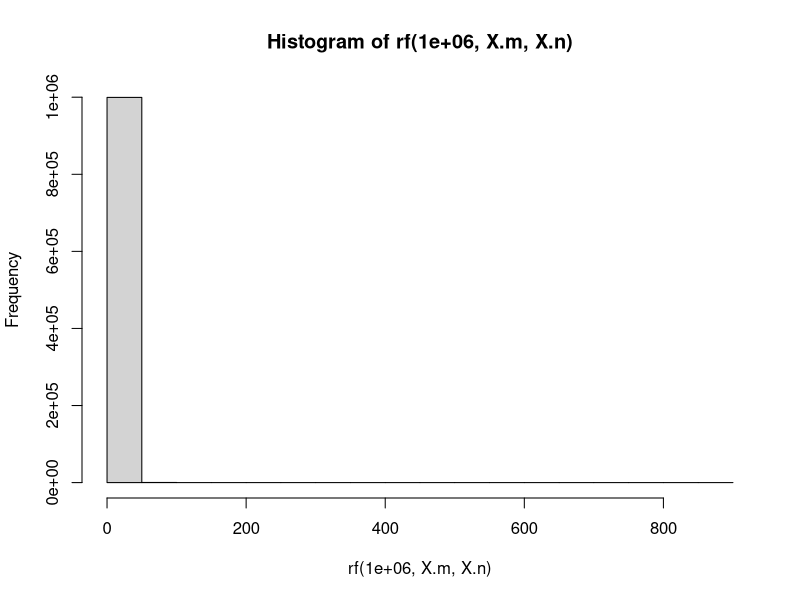

Write the R code that produced this figure.
# Clint Valentine
# 09/21/2016
#78%
# 1 should be (b), because x>1 and we cannot start from 0 (-5)
# 2(b) is slightly higher than what I would expect.
# 6) Var(Y) will be 16*10=160 and it won't be chi-sq (-4)
# 7(c) should be dbinom (-3)
# 8) I see the code. I don't see any answers or output. (-10)

rm(list=ls())

# Problem 1
cat("Problem 1: \nAnswer: a\n\n")

# Problem 2

cat("Problem 2:\n")
cat("For f(x)=2^x/x!e^-2:\n")

f.x = function (x) ((2^x) / factorial(x) * exp(-2))

cat("P(X=1) is:\n  ")
print(round(f.x(1), 4))
cat("P(-2<X<4) is:\n  ")
X_range <-  0:4
print(round(sum(f.x(X_range)), 4))

# Problem 3
cat("\nProblem 3:\n")
cat("n = 3 children\n")
cat("p = 0.25 probability of being albino\n")

# Problem 4
cat("\nProblem 4:\n")
cat("For Y following a binomial (n=3, p=0.25) distribution:\n")
n = 3
p = 0.25
cat("P(Y=<2)\n  ")
print(round(pbinom(2, n, p), 4))
cat("E(Y)\n  ")
print(round(n * p, 4), 4)
cat("Var(Y)\n  ")
print(round(n * p * (1 - p)), 4)

# Problem 5
cat("\nProblem 5:")
cat("\nX following a Chi-square distribution with m = 3\n")
m = 3
cat("P(1<X<4)\n  ")
print(round(pchisq(4, m) - pchisq(1, m), 4))
cat("E(X)\n  ")
print(m)
cat("Var(X)\n  ")
print(2 * m)

cat("100,000 random draws and P(1<X<4)\n  ")
set.seed(1)
iterations = 100000
draws = rchisq(iterations, m)
print(round(sum(1 < draws & draws < 4) / iterations, 4))

# Problem 6
cat("\nProblem 6:")
cat("\nX is Chi-square distribution with E(X) = 5 and Var(X) = 10 and Y = 4X - 10\n")
x.m = 5
y.m = 4 * x.m - 10
cat("E(Y)\n  ")
print(y.m)
cat("Var(Y)\n  ")
print(y.m * 2)
cat("Does E(Y) == 10?\n  ")
print(y.m == 10)

# Problem 7
cat("\nProblem 7:")
cat("\nP(1<X<1.6)\n  ")
mean = 1.6
sd = 0.4
print(round(pnorm(1.6, mean, sd) - pnorm(1, mean, sd), 4))

cat("500000 random draws and P(1<X<1.6)\n  ")
set.seed(1)
iterations = 500000
draws = rnorm(iterations, mean, sd)
p = sum(1 < draws & draws < 1.6) / iterations
print(round(p, 4))

cat("\nProbability that 2 out of 5 patients have gene expression value (1.0, 1.6)\n")
cat("binomial (n = 5, p = 0.4321)\n  ")
q = 2
n = 5
print(round(pbinom(q, n, p), 4))

# Problem 8
cat("\nProblem 8:\n")
cat("Function based Mean and Variance of X~F(m = 2, n = 5) and Y~F(m = 10, n = 5)\n")

X.m = 2
X.n = 5
Y.m = 10
Y.n = 5

F.mean = function(n) n / (n - 2)

F.var = function(m, n) {
  (2 * n^2 * (m + n - 2)) /
  (m * (n - 2)^2 * (n - 4))
}

set.seed(1)
cat("Function calculated Mean of X\n  ")
print(round(mean(rf(1000000, X.m, X.n)), 4))
cat("Function calculated Variance of X\n  ")
print(round(var(rf(1000000, X.m, X.n)), 4))
cat("Function calculated Mean of Y\n  ")
print(round(mean(rf(1000000, Y.m, Y.n)), 4))
cat("Function calculated Variance of Y\n  ")
print(round(var(rf(1000000, Y.m, Y.n)), 4))
hist(rf(1000000, X.m, X.n))

cat("\nFormulaic Mean of X\n  ")
print(round(F.mean(X.n), 4))
cat("Formulaic Variance of X\n  ")
print(round(F.var(X.m, X.n), 4))
cat("Formulaic Mean of Y\n  ")
print(round(F.mean(Y.n), 4))
cat("Formulaic Variance of Y\n  ")
print(round(F.var(Y.m, Y.n), 4))

cat("\nMeans are highly accurate yet variances are not!")